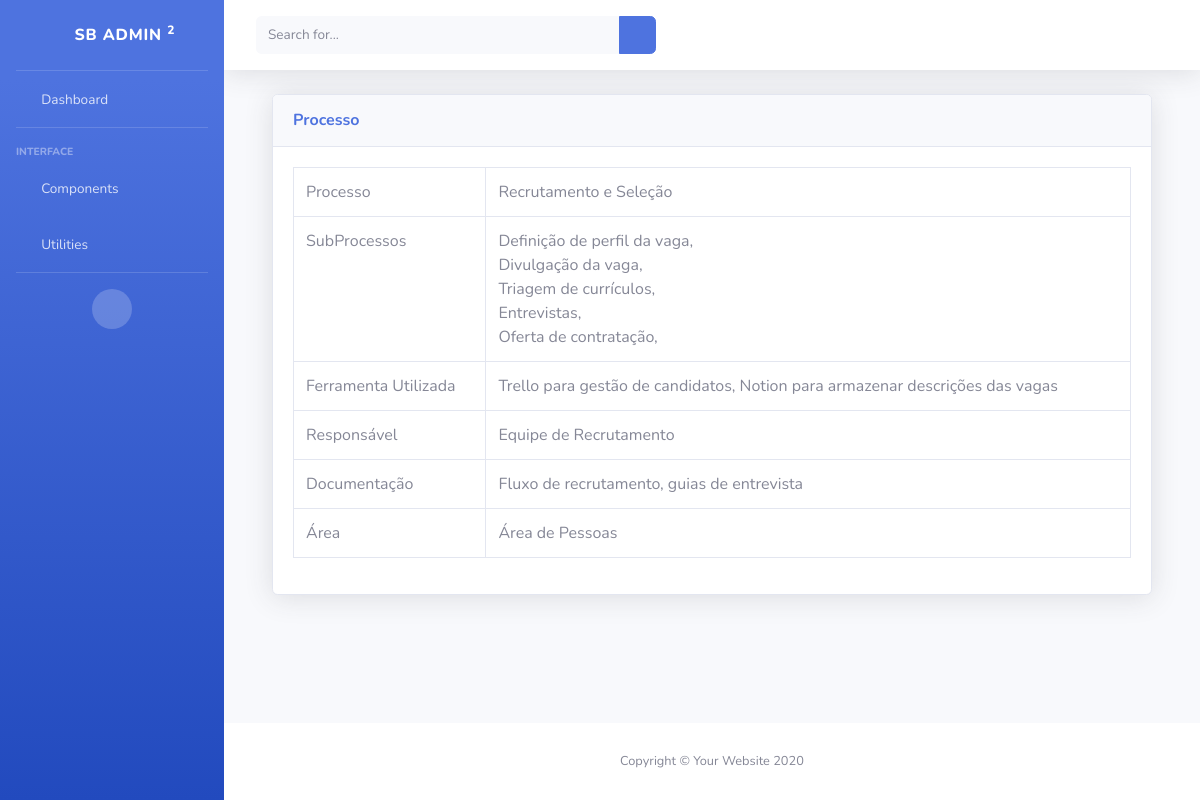
Page /processo/3/ on the committed database.
### processo/models.py (models this page shows, shortened)
class Processo(models.Model):
    nome_processo = models.CharField(max_length=200)
    ferramenta_utilizada = models.CharField(max_length=400)
    responsavel = models.CharField(max_length=400)
    documentacao = models.CharField(max_length=400)
    subprocesso = models.ManyToManyField(SubProcesso, related_name='processos', blank=True)
    area = models.ForeignKey(Area, on_delete=models.CASCADE,null=True, blank=True, related_name='processos')

class SubProcesso(models.Model):
    nome_subprocesso = models.CharField(max_length=200)
    parent_subprocesso = models.ManyToManyField('self', symmetrical=False, related_name='subprocessos_filhos', blank=True)

### area/models.py (models this page shows)
class Area(models.Model):
    nome_area = models.CharField(max_length=200,null=False, blank=False)
    def __str__(self):
        return self.nome_area

### processo/views.py (the view)
def processo_detail(request,pk):
    processo = get_object_or_404(Processo, pk=pk)
    return render(request, 'processo/processo_detail.html', {'processo': processo})

### processo/templates/processo/processo_detail.html
{% extends 'base.html' %}
{% block content %}
<div class="container-fluid">
    <div class="card shadow mb-4">
        <div class="card-header py-3">
            <h6 class="m-0 font-weight-bold text-primary">Processo</h6>
        </div>
        <div class="card-body">
            <div class="table-responsive">
                <table class="table table-bordered" id="dataTable" width="100%" cellspacing="0">
                    <tbody>
                        <tr>
                            <td>Processo</td>
                            <td>{{ processo.nome_processo }}</td>
                        </tr>
                        <tr>
                            <td>SubProcessos</td>
                            <td>
                                {% if processo.subprocesso.all %}
                                    {% for subprocesso in processo.subprocesso.all %}
                                        {{ subprocesso.nome_subprocesso }}, <br>
                                    {% endfor %}
                                {% else %}
                                    Sem SubProcesso
                                {% endif %}
                            </td>
                        </tr>
                        <tr>
                            <td>Ferramenta Utilizada</td>
                            <td>{{ processo.ferramenta_utilizada }}</td>
                        </tr>
                        <tr>
                            <td>Responsável</td>
                            <td>{{ processo.responsavel }}</td>
                        </tr>
                        <tr>
                            <td>Documentação</td>
                            <td>{{ processo.documentacao }}</td>
                        </tr>
                        <tr>
                            <td>Área</td>
                            <td>{{ processo.area }}</td>
                        </tr>
                    </tbody>
                </table>
            </div>
        </div>
    </div>
</div>
{% endblock %}

### rows in the picture
Processo: nome_processo "Recrutamento e Seleção", ferramenta_utilizada "Trello para gestão de candidatos, Notion para armazenar descrições das vagas", responsavel "Equipe de Recrutamento", documentacao "Fluxo de recrutamento, guias de entrevista", area "Área de Pessoas"
SubProcesso: nome_subprocesso "Definição de perfil da vaga"
SubProcesso: nome_subprocesso "Divulgação da vaga"
SubProcesso: nome_subprocesso "Triagem de currículos"
SubProcesso: nome_subprocesso "Entrevistas"
SubProcesso: nome_subprocesso "Oferta de contratação"
